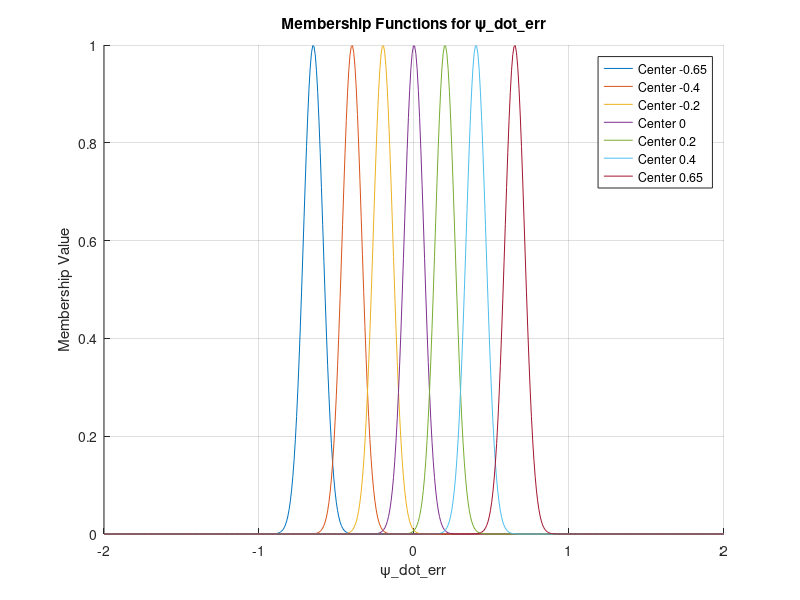
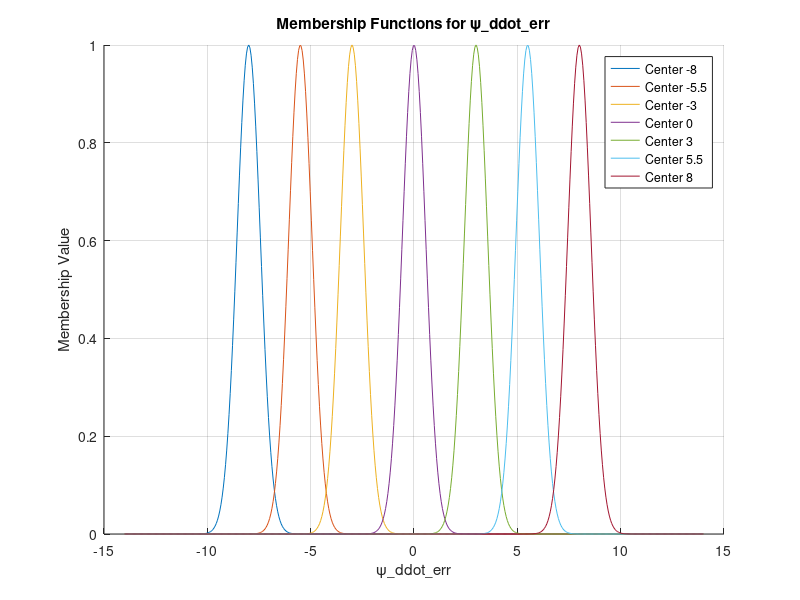

The MATLAB source for these figures, in order:
    % Define fuzzy membership functions for psi_dot_err
    psiDotErrMFs = [-0.65, -0.4, -0.2, 0, 0.2, 0.4, 0.65]; % Centers for NB to PB
    psiDotErrWidth  = 0.09; % Width of each MF
    
    % Define fuzzy membership functions for psi_ddot_err
    psiDDotErrMFs = [-8, -5.5, -3, 0, 3, 5.5, 8]; % Centers for NB to PB
    psiDDotErrWidth  = 0.8; % Width of each MF
x_psi_dot_err = linspace(-2, 2, 500);
x_psi_ddot_err = linspace(-14, 14, 500);

% Gaussian Membership Function
gaussianMembership = @(x, c, w) exp(-((x - c) / w).^2);

% Plot psi_dot_err membership functions
figure;
hold on;
for i = 1:length(psiDotErrMFs)
    y = gaussianMembership(x_psi_dot_err, psiDotErrMFs(i), psiDotErrWidth);
    plot(x_psi_dot_err, y, 'DisplayName', sprintf('Center %d', psiDotErrMFs(i)));
end
title('Membership Functions for \psi\_dot\_err');
xlabel('\psi\_dot\_err');
ylabel('Membership Value');
legend show;
grid on;
hold off;

% Plot psi_ddot_err membership functions
figure;
hold on;
for i = 1:length(psiDDotErrMFs)
    y = gaussianMembership(x_psi_ddot_err, psiDDotErrMFs(i), psiDDotErrWidth);
    plot(x_psi_ddot_err, y, 'DisplayName', sprintf('Center %d', psiDDotErrMFs(i)));
end
title('Membership Functions for \psi\_ddot\_err');
xlabel('\psi\_ddot\_err');
ylabel('Membership Value');
legend show;
grid on;
hold off;
